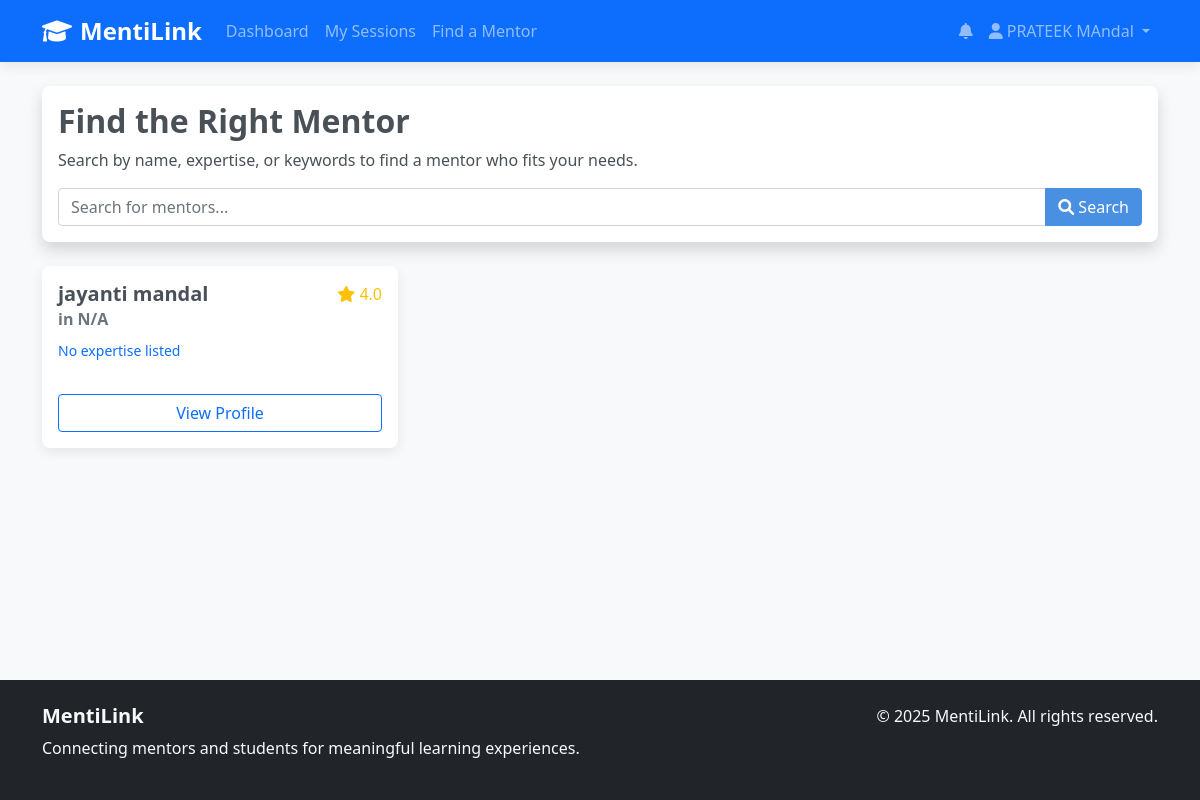
/mentors/find (signed in), run on the app's committed database.
### models/user.py (models this page shows, shortened)
class User(UserMixin, db.Model):
    id = db.Column(db.Integer, primary_key=True)
    username = db.Column(db.String(80), unique=True, nullable=False)
    email = db.Column(db.String(120), unique=True, nullable=False)
    password_hash = db.Column(db.String(120), nullable=False)
    role = db.Column(db.String(20), nullable=False)  # 'mentor' or 'student'
    full_name = db.Column(db.String(100), nullable=False)
    phone = db.Column(db.String(20))
    expertise = db.Column(db.Text)  # For mentors
    bio = db.Column(db.Text)
    qualification = db.Column(db.String(100))
    field_of_study = db.Column(db.String(100))
    created_at = db.Column(db.DateTime, default=datetime.utcnow)
    goals = db.relationship('Goal', backref='user', lazy=True, cascade="all, delete-orphan")
    @property
    def average_rating(self):
        if self.role != 'mentor':
            return None
        ratings = db.session.query(db.func.avg(Session.rating)).filter(
            Session.mentor_id == self.id,
            Session.status == 'completed',
            Session.rating.isnot(None)
        ).scalar()
        return round(ratings, 1) if ratings else 0
    mentor_sessions = db.relationship('Session', foreign_keys='Session.mentor_id', backref='mentor')
    student_sessions = db.relationship('Session', foreign_keys='Session.student_id', backref='student')
    slots = db.relationship('Slot', backref='mentor_user', lazy=True)

### Routes/mentors.py (the view, shortened to what this page needs)
@mentors_bp.route('/find')
@login_required
def find_mentor():
    query = request.args.get('query', '')
    expertise = request.args.get('expertise', '')
    mentors_query = User.query.filter_by(role='mentor')
    if expertise:
        mentors_query = mentors_query.filter(User.expertise.ilike(f"%{expertise}%"))
    mentors = mentors_query.all()
    return render_template('find_mentor.html', mentors=mentors, query=query, expertise=expertise)

### app.py (called while the page is built)
@login_manager.user_loader
def load_user(user_id):
    from models.user import User
    return db.session.get(User, int(user_id))

@app.context_processor
def inject_notifications():
    if current_user.is_authenticated:
        unread_count = Notification.query.filter_by(user_id=current_user.id, is_read=False).count()
        return dict(unread_notification_count=unread_count)
    return dict(unread_notification_count=0)

### templates/find_mentor.html (shortened to what this page needs)
{% extends "base.html" %}
{% block content %}
<div class="card shadow mb-4">
    <div class="card-body">
        <h2 class="card-title">Find the Right Mentor</h2>
        <p class="card-text">Search by name, expertise, or keywords to find a mentor who fits your needs.</p>
        <form method="GET" action="{{ url_for('mentors.find_mentor') }}">
            <div class="input-group">
                <input type="text" class="form-control" name="query" placeholder="Search for mentors..." value="{{ query or '' }}">
                <button class="btn btn-primary" type="submit"><i class="fas fa-search"></i> Search</button>
            </div>
        </form>
    </div>
</div>
<div class="row">
    {% if mentors %}
        {% for mentor in mentors %}
        <div class="col-md-6 col-lg-4 mb-4">
            <div class="card h-100">
                <div class="card-body d-flex flex-column">
                    <div class="d-flex justify-content-between">
                        <h5 class="card-title">{{ mentor.full_name }}</h5>
                        {% if mentor.average_rating > 0 %}
                        <span class="text-warning">
                            <i class="fas fa-star"></i> {{ mentor.average_rating }}
                        </span>
                        {% endif %}
                    </div>
                    <h6 class="card-subtitle mb-2 text-muted">{{ mentor.qualification or '' }} in {{ mentor.field_of_study or 'N/A' }}</h6>
                    <p class="card-text">
                        <small class="text-primary">{{ mentor.expertise or 'No expertise listed' }}</small>
                    </p>
                    <a href="{{ url_for('auth.view_profile', user_id=mentor.id) }}" class="btn btn-outline-primary mt-auto">View Profile</a>
                </div>
            </div>
        </div>
        {% endfor %}
    {% else %}
        <p class="text-muted">No mentors found matching your criteria.</p>
    {% endif %}
</div>
{% endblock %}

### templates/base.html (shortened to what this page needs)
<!DOCTYPE html>
<html lang="en">
<head>
    <link href="https://cdn.jsdelivr.net/npm/bootstrap@5.1.3/dist/css/bootstrap.min.css" rel="stylesheet">
    <link href="https://cdnjs.cloudflare.com/ajax/libs/font-awesome/6.0.0/css/all.min.css" rel="stylesheet">
    <link href="{{ url_for('static', filename='css/style.css') }}" rel="stylesheet">
    </head>
<body>
    <nav class="navbar navbar-expand-lg navbar-dark bg-primary">
        <div class="container">
            <a class="navbar-brand" href="{{ url_for('index') }}">
                <i class="fas fa-graduation-cap me-2"></i>MentiLink
            </a>
            <div class="collapse navbar-collapse" id="navbarNav">
                <ul class="navbar-nav me-auto">
                    {% if current_user.is_authenticated %}
                        <li class="nav-item">
                            <a class="nav-link" href="{{ url_for('dashboard.dashboard') }}">Dashboard</a>
                        </li>
                        <li class="nav-item">
                            <a class="nav-link" href="{{ url_for('sessions.my_sessions') }}">My Sessions</a>
                        </li>
                        {% if current_user.role == 'student' %}
                            <li class="nav-item">
                                <a class="nav-link" href="{{ url_for('mentors.find_mentor') }}">Find a Mentor</a>
                            </li>
                        {% endif %}
                    {% endif %}
                </ul>
                {% if current_user.is_authenticated %}
                <ul class="navbar-nav">
                    <li class="nav-item">
                        <a class="nav-link position-relative" href="{{ url_for('notifications.index') }}">
                            <i class="fas fa-bell"></i>
                        </a>
                    </li>
                </ul>
                {% endif %}
                <ul class="navbar-nav">
                    {% if current_user.is_authenticated %}
                        <li class="nav-item dropdown">
                            <a class="nav-link dropdown-toggle" href="#" id="navbarDropdown" role="button" data-bs-toggle="dropdown">
                                <i class="fas fa-user me-1"></i>{{ current_user.full_name }}
                            </a>
                        </li>
                    {% endif %}
                </ul>
            </div>
        </div>
    </nav>
    <main class="container mt-4">
        {% block content %}{% endblock %}
    </main>
    <footer class="bg-dark text-light mt-5 py-4">
        <div class="container">
            <div class="row">
                <div class="col-md-6">
                    <h5>MentiLink</h5>
                    <p>Connecting mentors and students for meaningful learning experiences.</p>
                </div>
                <div class="col-md-6 text-md-end">
                    <p>&copy; 2025 MentiLink. All rights reserved.</p>
                </div>
            </div>
        </div>
    </footer>
</body>
</html>

### static/css/style.css (style rules this page uses)
:root { --primary-color: #4A90E2; --primary-hover: #357ABD; --secondary-color: #50E3C2; --light-gray: #f8f9fa; --medium-gray: #e9ecef; --dark-gray: #343a40; --text-color: #495057; --border-radius: 0.5rem; --box-shadow: 0 4px 12px rgba(0, 0, 0, 0.08); --transition-speed: 0.3s; }
body { background-color: var(--light-gray); color: var(--text-color); font-family: 'Segoe UI', Tahoma, Geneva, Verdana, sans-serif; display: flex; flex-direction: column; min-height: 100vh; }
main { flex-grow: 1; }
h1, h2, h3, h4, h5, h6 { font-weight: 600; }
.navbar { box-shadow: var(--box-shadow); }
.navbar-brand { font-weight: 700; font-size: 1.5rem; }
.nav-link { transition: color var(--transition-speed); }
.card { border: none; border-radius: var(--border-radius); box-shadow: var(--box-shadow); transition: transform var(--transition-speed), box-shadow var(--transition-speed); }
.btn-primary { background-color: var(--primary-color); border-color: var(--primary-color); transition: background-color var(--transition-speed); }

### data on the page
User: full_name "PRATEEK MAndal"
User: full_name "jayanti mandal", average_rating "4.0", field_of_study "N/A", expertise "No expertise listed"
